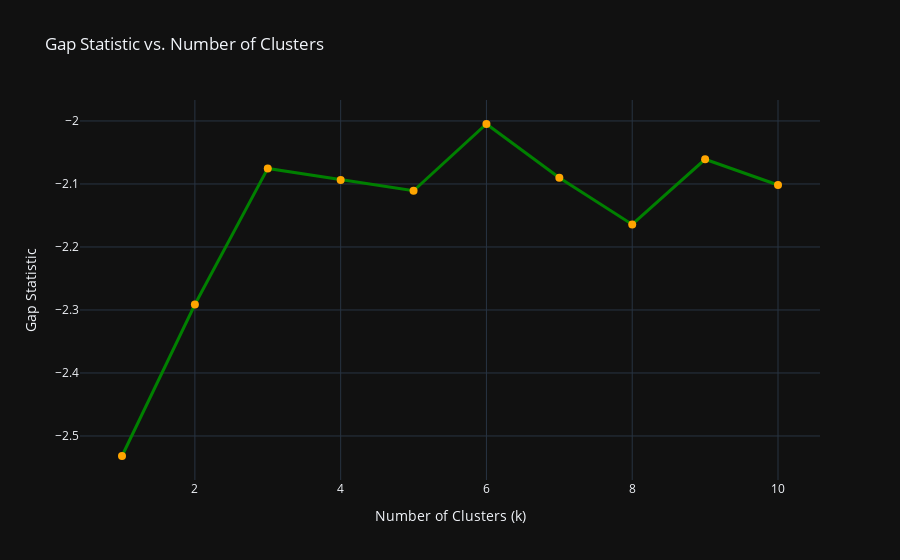

The code cell stored with this chart in its notebook:
### Code cell
# Plot the gap statistic
fig_gap = go.Figure()

fig_gap.add_trace(go.Scatter(
    x=list(range(1, 11)), 
    y=gap_values,
    mode='lines+markers', 
    name='Gap Statistic',
    line=dict(color='green', width=3),
    marker=dict(color='orange', size=8)
))

fig_gap.update_layout(
    title='Gap Statistic vs. Number of Clusters',
    xaxis=dict(title='Number of Clusters (k)'),
    yaxis=dict(title='Gap Statistic'),
    template='plotly_dark'
)

fig_gap.show()

### Figure 1 — Plotly figure (JSON) as saved in the notebook; plotly's stock layout.template omitted (floating-point values rounded to 4 significant figures)
{"data": [{"line": {"color": "green", "width": 3}, "marker": {"color": "orange", "size": 8}, "mode": "lines+markers", "name": "Gap Statistic", "type": "scatter", "x": [1, 2, 3, 4, 5, 6, 7, 8, 9, 10], "y": [-2.532, -2.291, -2.075, -2.094, -2.111, -2.005, -2.09, -2.164, -2.061, -2.102]}], "layout": {"title": {"text": "Gap Statistic vs. Number of Clusters"}, "xaxis": {"title": {"text": "Number of Clusters (k)"}}, "yaxis": {"title": {"text": "Gap Statistic"}}}}
